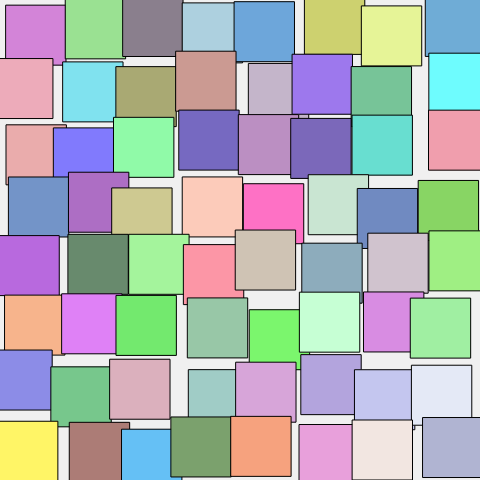
Frame 1 (no input)
Frame 60 (no input): identical to frame 1, image omitted
Frame 120 (the mouse pressed at the canvas centre since frame 60): identical to frame 1, image omitted

The p5.js sketch that drew this single still picture (run headless with seeded random() and noise() and a simulated clock; from frame 60 on, the mouse is pressed at the canvas centre):

// p5.js sketch
// ── sketch.js
let pieces = [];
let pieceSize = 60;
let cols, rows;
let grabbedPiece = null;
let grabOffsetX = 0;
let grabOffsetY = 0;

function setup() {
  createCanvas(480, 480);
  cols = width / pieceSize;
  rows = height / pieceSize;

  // Create puzzle pieces
  for (let y = 0; y < rows; y++) {
    for (let x = 0; x < cols; x++) {
      let piece = {
        x: x * pieceSize,
        y: y * pieceSize,
        originalX: x * pieceSize,
        originalY: y * pieceSize,
        isPlaced: false,
        color: color(random(100, 255), random(100, 255), random(100, 255)),
        id: x + y * cols
      };
      pieces.push(piece);
    }
  }

  // Add some randomness to positions
  for (let i = 0; i < pieces.length; i++) {
    pieces[i].x += random(-10, 10);
    pieces[i].y += random(-10, 10);
  }
}

function draw() {
  background(240);

  // Draw all puzzle pieces
  for (let piece of pieces) {
    push();
    translate(piece.x, piece.y);
    fill(piece.color);
    noStroke();
    rect(0, 0, pieceSize, pieceSize);
    
    // Add a border to make it look like a jigsaw piece
    stroke(0);
    strokeWeight(1);
    rect(0, 0, pieceSize, pieceSize);
    
    pop();
  }
}

function mousePressed() {
  // Try to grab a piece
  for (let i = pieces.length - 1; i >= 0; i--) {
    let piece = pieces[i];
    if (mouseX > piece.x && mouseX < piece.x + pieceSize &&
        mouseY > piece.y && mouseY < piece.y + pieceSize) {
      grabbedPiece = piece;
      grabOffsetX = piece.x - mouseX;
      grabOffsetY = piece.y - mouseY;
      return;
    }
  }
}

function mouseDragged() {
  if (grabbedPiece) {
    grabbedPiece.x = mouseX + grabOffsetX;
    grabbedPiece.y = mouseY + grabOffsetY;
  }
}

function mouseReleased() {
  grabbedPiece = null;
}
